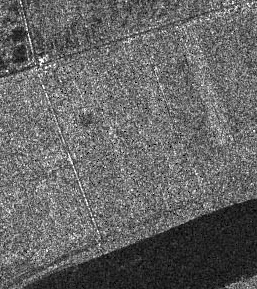
%> input picture CD_DNN/Yellow River I-SAR/im1.bmp, 257 x 289 px
$ octave change_to_img.m   (GNU Octave 9; MATLAB toolbox functions it lacks are replaced by stand-ins)
%> lines starting %> are read from the running program, lines starting %| are printed output that depends on the picture; in (x1, y1, x2, y2) boxes, pixels count from 0 and x2, y2 are one past the last pixel; in counts of white or black regions, pixels touching at a corner belong together; the program's own positions count from 1
%%
%再用预测出的labels重构出一个预测二值图片test_y
data1=load('labels1.mat');
labels=data1.labels;
data2=load('testYellow_x.mat');
test_x=data2.test_x;
test_x(1,:)=[];
img=imread('C:/Users/HAOCHENG/Desktop/DBN代码解析（注释）/example/Yellow River I-SAR/im1.bmp');
%> img is the input picture: size 289x257 uint8; min 0, max 255, mean 101.7
[rows cols]=size(img);
%> rows = 289; cols = 257
for i=1:rows
    for j=1:cols
        img(i,j)=0;
    end
end
%> img: size 289x257 uint8; every value is 0
count=1;
c1=0;
for ii=3:rows-2
    for jj=3:cols-2
        if(labels(count)==1)
            img(ii,jj)=255;
            c1=c1+1;
        end
        count=count+1;
    end
end
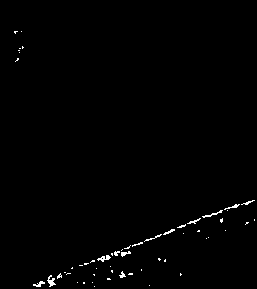
%> img: size 289x257 uint8; 0.8% white in thin lines or dots, all inside (x1, y1, x2, y2) = (14, 31, 255, 287)
%> after the loop, c1 = 593; count = 72106
c=0;
for i=1:rows
    for j=1:cols
        if(img(i,j)==255)
            c=c+1;
        end
    end
end
%> after the loop, c = 593
imshow(img);
